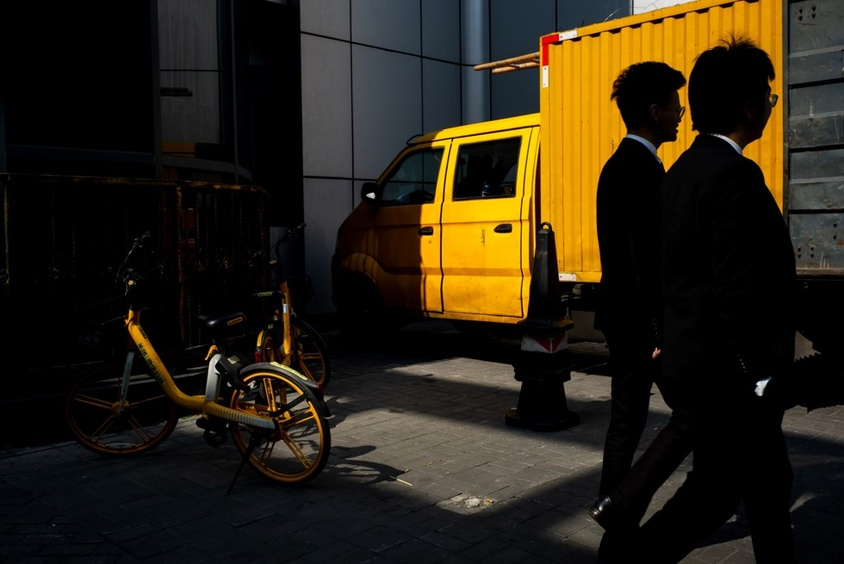
#> input picture hw4/Pictures/img1.jpg, 844 x 564 px, shrunk from 980 x 655 before the run; its folder holds 5 pictures in this run
$ python main.py
#> lines starting #> are read from the running program, lines starting #| are printed output that depends on the picture; long printed decimals are rounded
import cv2 as cv
import numpy as np
import matplotlib.pyplot as plt

inf = 1e10

imgName = "img1"  # image name
img_path = f"Pictures/{imgName}.jpg"  # image path
output_path = f"Res/{imgName}.jpg"  # output path
outHist_path = f"Res/{imgName}Hist.jpg"  # output histogram path
its = 3  # iteration times
lambda_ = 0.2  # lambda
#                set to 0 for linear distribution
#                set to infinity for Histogram Equalization
step = 0.1  # step size
#              set as Percentage of full dynamic range of L channel
#              suggest to be 0.01~0.1


# Functions
# - Find desired c value to cut into two intervals
def cutDyamicRange(ch_L: np.ndarray, lambda_: float, step: float, its: int):
    minL, maxL = np.min(ch_L), np.max(ch_L)
    meanL = (maxL - minL) / 2
    desC, minE = minL, inf

    # Find the best c value
    for cdx in np.arange(minL, maxL, step):
        E1 = ((cdx - meanL) / (maxL - minL)) ** 2
        E2 = ((np.sum(ch_L[ch_L < cdx]) - np.sum(ch_L) / 2) / np.sum(ch_L)) ** 2
        E = E1 + lambda_ * E2
        desC, minE = (cdx, E) if E < minE else (desC, minE)

    # Divide into two intervals for next iteration
    if desC == minL or ch_L[ch_L < desC].size == 0:  # No need to divide
        return np.array([])
    elif desC == maxL or ch_L[ch_L >= desC].size == 0:  # No need to divide
        return np.array([])
    elif its == 1:  # Last iteration
        return np.array([desC])
    else:  # Divide into two intervals
        ch_L1, ch_L2 = ch_L[ch_L < desC], ch_L[ch_L >= desC]
        arrC1 = cutDyamicRange(ch_L1, lambda_, step, its - 1)
        arrC2 = cutDyamicRange(ch_L2, lambda_, step, its - 1)
        # Combine arrC1 & arrC2 & desC as 1D array
        arr = np.concatenate((arrC1, arrC2))
        arr = np.concatenate(([desC], arr))
        arr = np.sort(arr)
        return arr


# - Enhance Saturation
def enhance_SbyV(oriImg, resImg):
    # Convert to HSV
    oriImg = cv.cvtColor(oriImg, cv.COLOR_BGR2HSV)
    resImg = cv.cvtColor(resImg, cv.COLOR_BGR2HSV)

    print("Enhancing Saturation...")
    # Enhance s by delta value of v
    delV = np.float64(resImg[:, :, 2]) - np.float64(oriImg[:, :, 2])
    resS = resImg[:, :, 1] + delV * 0.15
    resImg[:, :, 1] = np.clip(resS, 0, 255)

    # Convert to BGR
    resImg = cv.cvtColor(resImg, cv.COLOR_HSV2BGR)
    return resImg


# Read Image on LAB color space
oriImg = cv.imread(img_path).astype(np.float32) / 255.0
labImg = cv.cvtColor(oriImg, cv.COLOR_BGR2Lab)
#> labImg: shape (564, 844, 3) float32; mean of channels 0, 1, 2 14.4, 1.9, 7.4

# Extract L channel manually
ch_L = labImg[..., 0].astype(np.float64)

# Split LAB channels
_, ch_A, ch_B = cv.split(labImg)
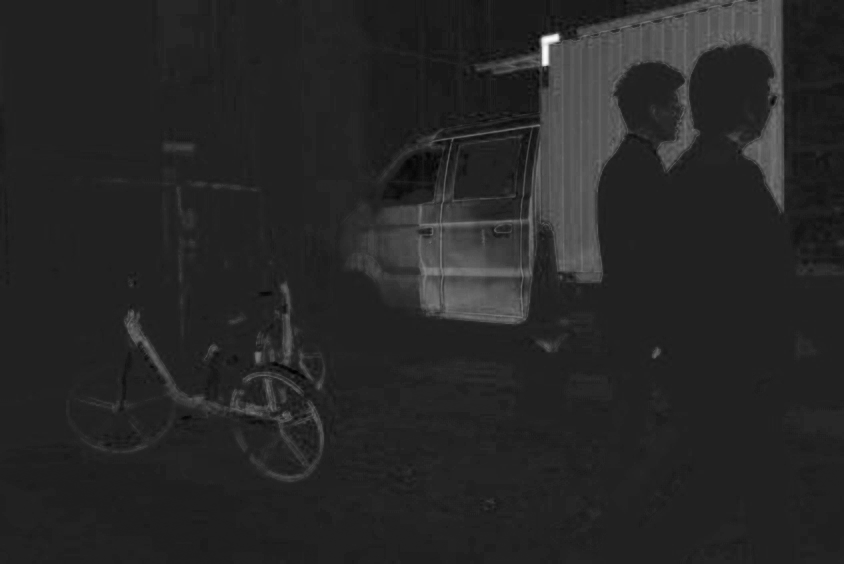
#> ch_A: shape (564, 844) float32; min -11.31, max 75.48, mean 1.9; drawn with min black and max white
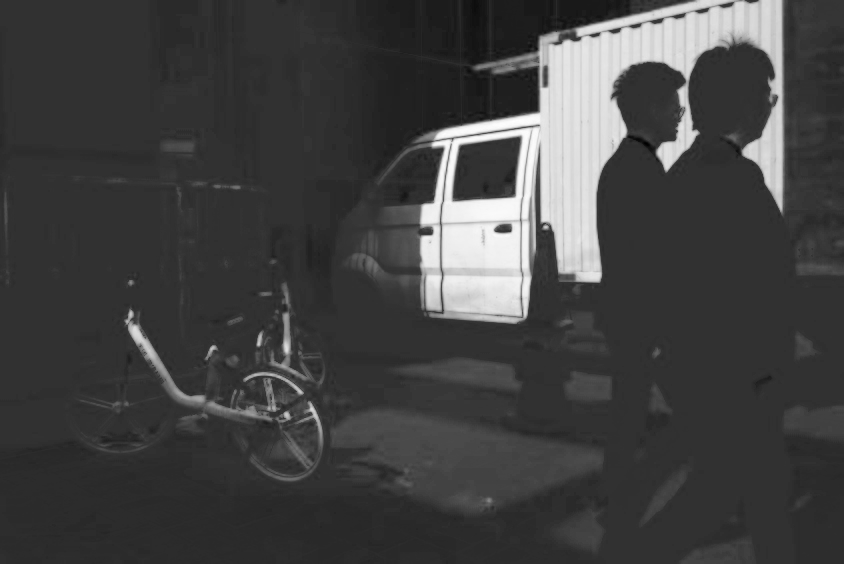
#> ch_B: shape (564, 844) float32; min -21.34, max 88.84, mean 7.4; drawn with min black and max white
ch_L = ch_L.flatten()

print("Dividing Dynamic Range...")
maxL, minL = np.max(ch_L), np.min(ch_L)
#> maxL = 96.3; minL = 0
listC = cutDyamicRange(ch_L, lambda_, step, its)
#> in cutDyamicRange, `minL, maxL = np.min(ch_L), np.max(ch_L)`: maxL = 96.3
#> in cutDyamicRange, `meanL = (maxL - minL) / 2`: meanL = 48.15
#> in cutDyamicRange, `desC, minE = minL, inf`: desC = 0; minE = 1e+10
#> the loop in cutDyamicRange, `for cdx in np.arange(minL, maxL, step):` made 964 passes
#> (E1, E2, E, desC, minE) on passes 1 to 3: (0.25, 0.25, 0.3, 0, 0.3), (0.249, 0.25, 0.299, 0.1, 0.299), (0.248, 0.25, 0.298, 0.2, 0.298)
#> the loop in cutDyamicRange (call 2), `for cdx in np.arange(minL, maxL, step):` made 483 passes
#> (E1, E2, E, desC, minE) on passes 1 to 3: (0.25, 0.25, 0.3, 0, 0.3), (0.248, 0.25, 0.298, 0.1, 0.298), (0.246, 0.249, 0.296, 0.2, 0.296)
listC = np.concatenate(([minL], listC, [maxL]))
listC = np.sort(listC)
parts, ptLen = len(listC) - 1, (maxL - minL) / (len(listC) - 1)

# Histogram Equalization
print("Histogram Equalization...")
print("List of c values:", listC)
#| List of c values: [ 0.         12.8        25.3        48.3        96.301]
for pdx in range(len(ch_L)):
    for cdx in range(len(listC) - 1):
        if listC[cdx] <= ch_L[pdx] < listC[cdx + 1]:
            pos = (ch_L[pdx] - listC[cdx]) / (listC[cdx + 1] - listC[cdx])
            ch_L[pdx] += ptLen * (cdx + pos) - ch_L[pdx]
            break


# Merge LAB channels
ch_L = ch_L.reshape((oriImg.shape[0], oriImg.shape[1]))
ch_L = ch_L.astype(np.float32)
labImg = cv.merge([ch_L, ch_A, ch_B])  # Merge LAB channels
#> labImg: shape (564, 844, 3) float32; mean of channels 0, 1, 2 21.2, 1.9, 7.4
# Change LAB to BGR
resImg = cv.cvtColor(labImg, cv.COLOR_Lab2BGR)
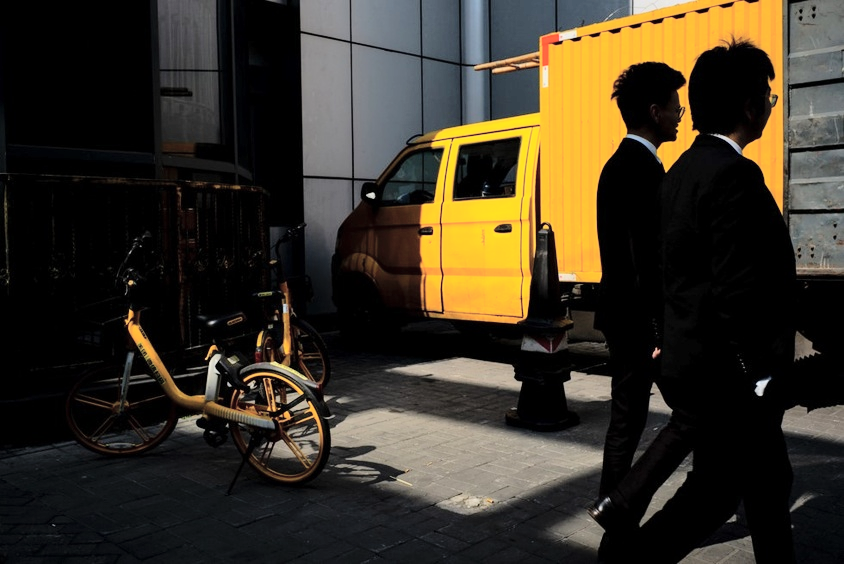
#> resImg: shape (564, 844, 3) float32; mean B, G, R 0.148, 0.2, 0.226
# Enhance Saturation
resImg = enhance_SbyV(oriImg, resImg)
#> in enhance_SbyV, `oriImg = cv.cvtColor(oriImg, cv.COLOR_BGR2HSV)`: oriImg: shape (564, 844, 3) float32; mean H, S, V 88.5, 0.4, 0.2
#> in enhance_SbyV, `resImg = cv.cvtColor(resImg, cv.COLOR_BGR2HSV)`: resImg: shape (564, 844, 3) float32; mean H, S, V 97.9, 0.3, 0.2
#> in enhance_SbyV, `delV = np.float64(resImg[:, :, 2]) - np.float64(oriImg[:, :, 2])`:
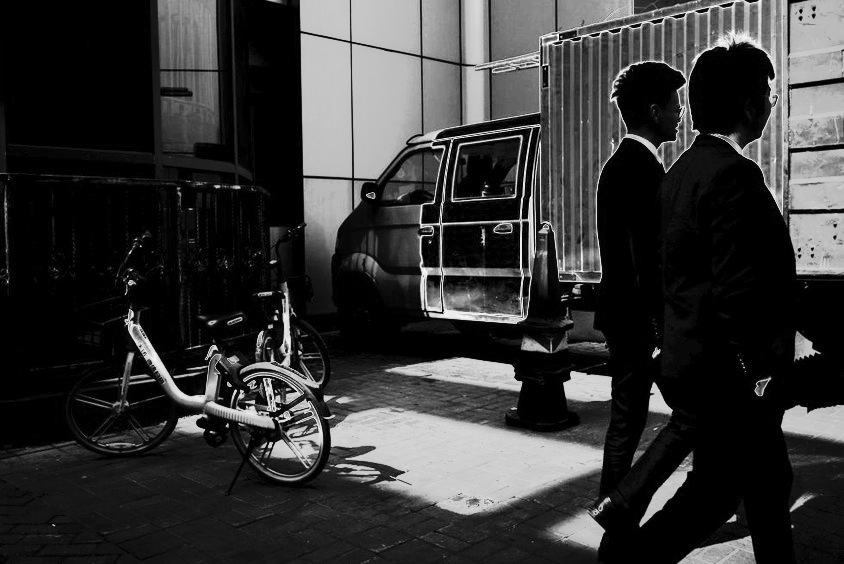
#> delV: shape (564, 844) float64; min 0, max 0.296, mean 0.0628; drawn with min black and max white
#> in enhance_SbyV, `resS = resImg[:, :, 1] + delV * 0.15`:
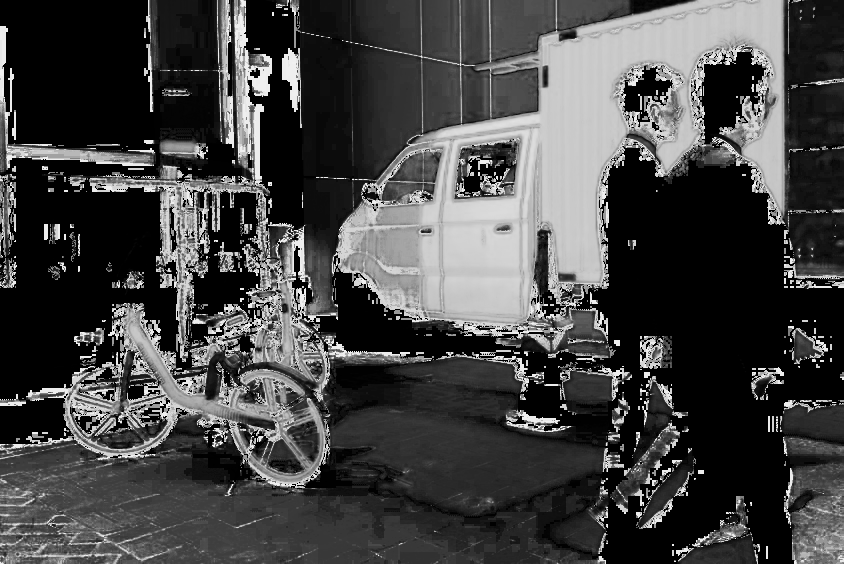
#> resS: shape (564, 844) float64; min 0, max 0.945, mean 0.267
#> in enhance_SbyV, `resImg[:, :, 1] = np.clip(resS, 0, 255)`: resImg: shape (564, 844, 3) float32; mean H, S, V 97.9, 0.3, 0.2

# Draw Histogram
oriGray = cv.cvtColor(oriImg, cv.COLOR_BGR2GRAY)
resGray = cv.cvtColor(resImg, cv.COLOR_BGR2GRAY)
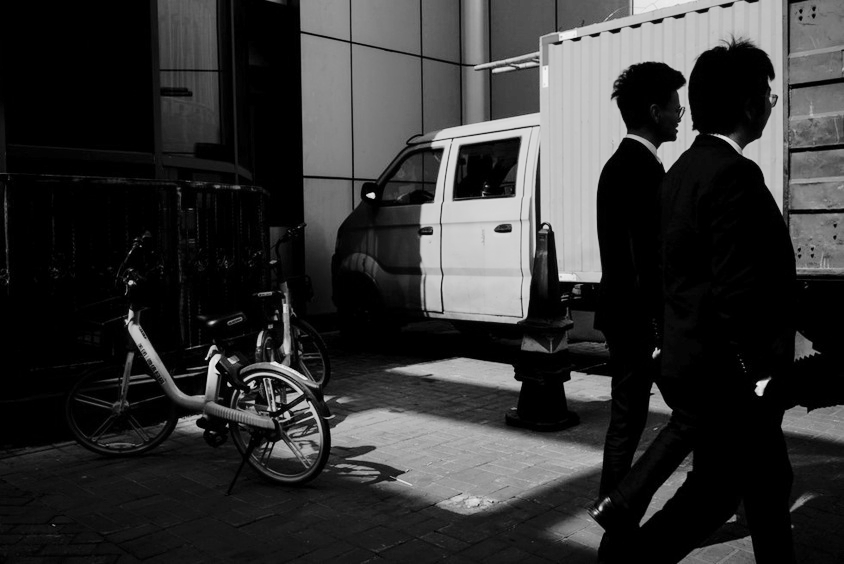
#> resGray: shape (564, 844) float32; min 0, max 0.957, mean 0.2
plt.figure(figsize=(10, 5))
plt.subplot(121)
plt.hist(oriGray.flatten(), bins=256, range=(0, 1), density=True)
plt.subplot(122)
plt.hist(resGray.flatten(), bins=256, range=(0, 1), density=True)

# Save Histogram
plt.savefig(outHist_path)
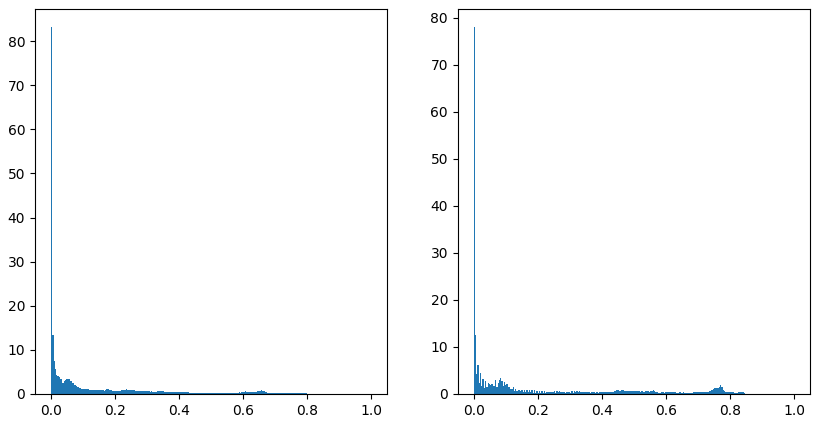
#> figure drawn by matplotlib, 2 panels; panel 1: tallest bar 83.14 high, from x = 0 to 0.00391; panel 2: tallest bar 77.98 high, from x = 0 to 0.00391

# Show Histogram & Image
#> (the run stopped early here; a loop or call above may not have finished)
